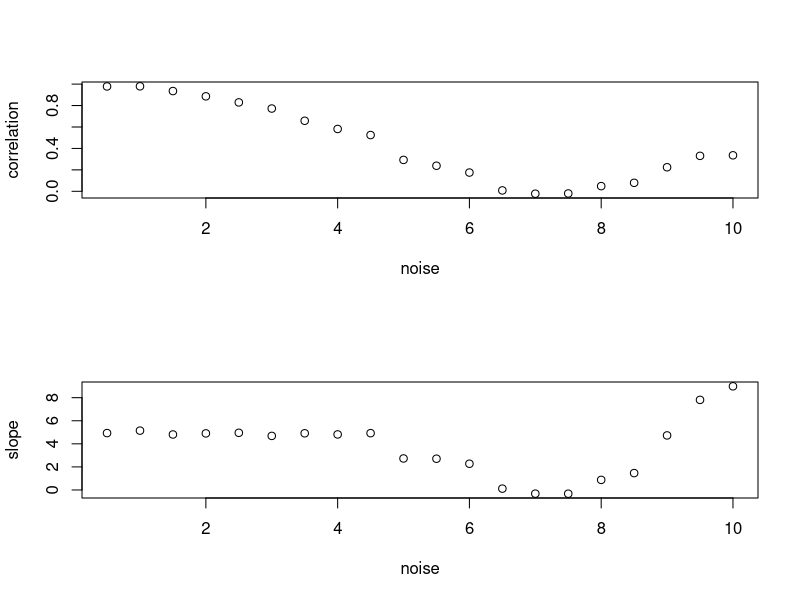

The R script that drew this image:
par(mfrow=c(2,1))
#q.1
x = rnorm(30, mean=5, sd=1)
#q.2
y = ((5*x)+2)
#q.3
# we would expect that the correlation between x and y will be y - there is
# a perfect linear connection between those 2 variables.
cor = cor(x,y)
cor 
#q.4 
# we would expect that the slope will be 5 - this is the relation between
# the amount of increasing in y as a dependent variable of x.
l = lm(y~x)
coefficients = coefficients(l)
slope = coefficients[2]
slope
#q.5
noise= rnorm(30,sd=1)
y<-y+noise
cor = cor(x,y)
cor
l = lm(y~x)
coefficients = coefficients(l)
slope = coefficients[2]
slope

#q.6
noise_v = c()
cor_v = c()
slope_v = c()
for(i in seq(0.5,10,0.5)){
  noise_v = c(noise_v, i)
  noise= rnorm(30,sd=i)
  y<-y+noise
  cor = cor(x,y)
  cor_v = c(cor_v, cor)
  l = lm(y~x)
  coefficients = coefficients(l)
  slope = coefficients[2]
  slope_v = c(slope_v,slope)
}
df <- data.frame(noise_v, cor_v, slope_v)
df

#q.7
plot(noise_v, cor_v ,xlab = "noise", ylab = "correlation", col="black")
plot(noise_v, slope_v ,xlab = "noise", ylab = "slope", col="black")

#q.8
# We can conclude that there is an inverse proportion between the noise and
# the covariance.
# farther more, the slope doesn't have any relation with the amount of noise 
# we add.
# from the following graphs we can determine that the LSR line isn't the most 
# reliable statistic tool. it can tell us if the proportion between the variables
# tend to be positive or negative but it can't give us the number precisely.


